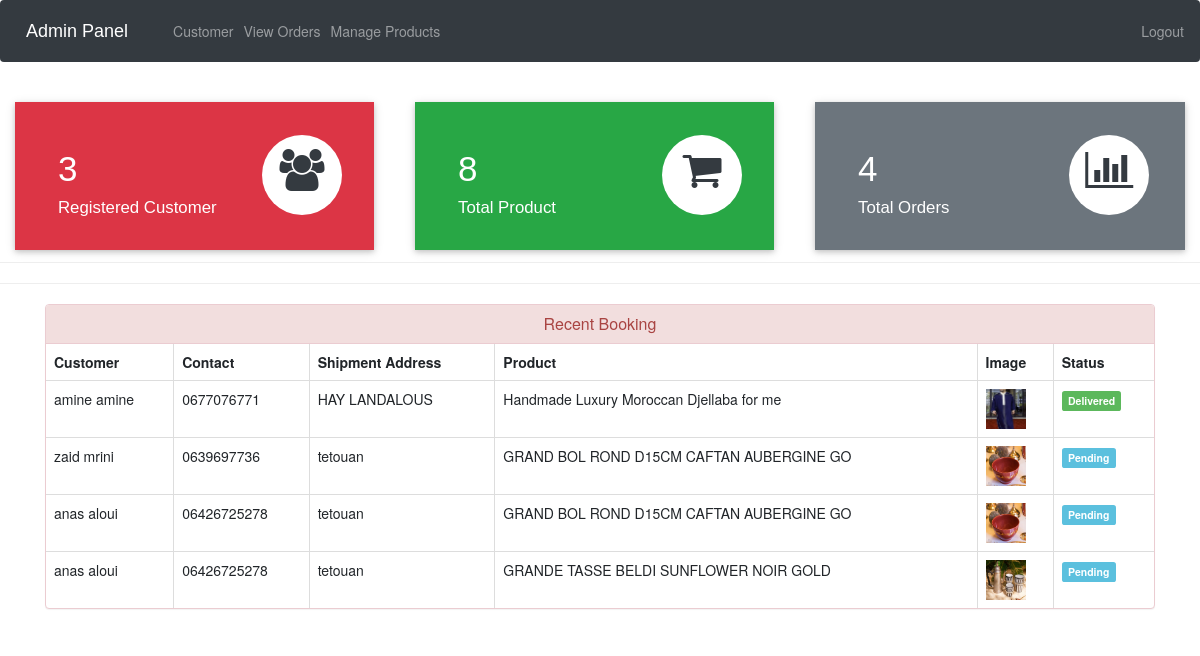
The app's page /admin-dashboard (signed in) with its own data.
### ecom/models.py (models this page shows, shortened)
class Customer(models.Model):
    user=models.OneToOneField(User,on_delete=models.CASCADE)
    profile_pic= models.ImageField(upload_to='profile_pic/CustomerProfilePic/',null=True,blank=True)
    address = models.CharField(max_length=40)
    mobile = models.CharField(max_length=20,null=False)
    @property
    def get_name(self):
        return self.user.first_name+" "+self.user.last_name

class Orders(models.Model):
    STATUS =(
        ('Pending','Pending'),
        ('Order Confirmed','Order Confirmed'),
        ('Out for Delivery','Out for Delivery'),
        ('Delivered','Delivered'),
    )
    customer=models.ForeignKey('Customer', on_delete=models.CASCADE,null=True)
    product=models.ForeignKey('Product',on_delete=models.CASCADE,null=True)
    email = models.CharField(max_length=50,null=True)
    address = models.CharField(max_length=500,null=True)
    mobile = models.CharField(max_length=20,null=True)
    order_date= models.DateField(auto_now_add=True,null=True)
    status=models.CharField(max_length=50,null=True,choices=STATUS)

class Product(models.Model):
    name=models.CharField(max_length=40)
    product_image= models.ImageField(upload_to='product_image/',null=True,blank=True)
    price = models.PositiveIntegerField()
    description=models.CharField(max_length=40)

### ecom/views.py (the view)
# urls.py: path('admin-dashboard', views.admin_dashboard_view,name='admin-dashboard'),
@login_required(login_url='adminlogin')
def admin_dashboard_view(request):
    customercount=models.Customer.objects.all().count()
    productcount=models.Product.objects.all().count()
    ordercount=models.Orders.objects.all().count()
    orders=models.Orders.objects.all()
    ordered_products=[]
    ordered_bys=[]
    for order in orders:
        ordered_product=models.Product.objects.all().filter(id=order.product.id)
        ordered_by=models.Customer.objects.all().filter(id = order.customer.id)
        ordered_products.append(ordered_product)
        ordered_bys.append(ordered_by)
    mydict={
    'customercount':customercount,
    'productcount':productcount,
    'ordercount':ordercount,
    'data':zip(ordered_products,ordered_bys,orders),
    }
    return render(request,'ecom/admin_dashboard.html',context=mydict)

### templates/ecom/admin_dashboard.html
{% extends 'ecom/admin_base.html' %}
{% load static %}
{% block content %}
<br>
{%include 'ecom/admin_dashboard_cards.html'%}
<br><br><br><br><br>
<hr><hr>
<div class="container" >
    <div class="panel panel-danger" >
      <div class="panel-heading" style="text-align:center;">
        <h6 class="panel-title">Recent Booking</h6>
      </div>
      <table class="table table-hover table-bordered" id="dev-table">
        <thead>
          <tr>
            <th>Customer</th>
            <th>Contact</th>
            <th>Shipment Address</th>
            <th>Product</th>
            <th>Image</th>
            <th>Status</th>
          </tr>
        </thead>
        {% for product,customer,order in data %}
        <tr>
          {% for c in customer %}
          <td> {{c.get_name}}</td>
          <td>{{c.mobile}}</td>
          <td>{{order.address}}</td>
          {% endfor %}
          {% for p in product %}
          <td> {{p.name}}</td>
          <td> <img src="{% static p.product_image.url %}" alt="Profile Pic" height="40px" width="40px" /></td>
          {% if order.status == 'Pending'%}
          <td> <span class="label label-info">{{order.status}}</span></td>
          {% elif order.status == 'Delivered' %}
          <td> <span class="label label-success">{{order.status}}</span></td>
          {% elif order.status == 'Out for Delivery' %}
          <td> <span class="label label-warning">{{order.status}}</span></td>
          {%else%}
            <td> <span class="label label-primary">{{order.status}}</span></td>
          {%endif%}
          {% endfor %}
        </tr>
        {% endfor %}
      </table>
  </div>
</div>
{% endblock content %}

### templates/ecom/admin_base.html (shortened to what this page needs)
<!DOCTYPE html>
{% load static %}
<html lang="en">
<head>
  <link rel="stylesheet" href="https://stackpath.bootstrapcdn.com/bootstrap/4.3.1/css/bootstrap.min.css">
  <link rel="stylesheet" href="https://maxcdn.bootstrapcdn.com/font-awesome/4.7.0/css/font-awesome.min.css">
</head>
<body>
  <div class="bs-example">
    <nav class="navbar navbar-expand-md navbar-dark fixed-top" style="background:#343A40;">
      <a href="/" class="navbar-brand">Admin Panel</a>
      <div class="collapse navbar-collapse justify-content-between" id="navbarCollapse">
        <div class="navbar-nav">
          <a href="/view-customer" class="nav-item nav-link">Customer</a>
          <a href="/admin-view-booking" class="nav-item nav-link">View Orders</a>
          <a href="/admin-products" class="nav-item nav-link">Manage Products</a>
        </div>
        <div class="navbar-nav navbar-right">
          <a href="/logout" class="nav-item nav-link"> Logout</a>
        </div>
      </div>
    </nav>
  </div>
  {% block content %}
  {% endblock content %}
<br><br><br><br><br><br><br><br>
</body>
</html>

### templates/ecom/admin_dashboard_cards.html (shortened to what this page needs)
<!DOCTYPE html>
<html lang="en" dir="ltr">
<head>
  <link rel="stylesheet" href="https://maxcdn.bootstrapcdn.com/bootstrap/3.4.1/css/bootstrap.min.css">
  <link rel="stylesheet" href="https://cdnjs.cloudflare.com/ajax/libs/font-awesome/4.7.0/css/font-awesome.min.css">
</head>
<body>
  <div class="market-updates">
    <div class="col-md-4 market-update-gd">
      <div class="market-update-block clr-block-1">
        <div class="col-md-8 market-update-left">
          <h3>{{customercount}}</h3>
          <h4>Registered Customer</h4>
        </div>
        <div class="col-md-4 market-update-right">
          <i class="fa fa-users"></i>
        </div>
        <div class="clearfix"> </div>
      </div>
    </div>
    <div class="col-md-4 market-update-gd">
      <div class="market-update-block clr-block-2">
        <div class="col-md-8 market-update-left">
          <h3>{{productcount}}</h3>
          <h4>Total Product</h4>
        </div>
        <div class="col-md-4 market-update-right">
          <i class="fa fa-shopping-cart"></i>
        </div>
        <div class="clearfix"> </div>
      </div>
    </div>
    <div class="col-md-4 market-update-gd">
      <div class="market-update-block clr-block-3">
        <div class="col-md-8 market-update-left">
          <h3>{{ordercount}}</h3>
          <h4>Total Orders</h4>
        </div>
        <div class="col-md-4 market-update-right">
          <i class="fa fa-bar-chart"> </i>
        </div>
        <div class="clearfix"> </div>
      </div>
    </div>
  </div>
  <br><br>
</body>
</html>

### templates/ecom/admin_base.html (style rules this page uses)
.bs-example { margin: 0px; }
.navbar-brand { font-size: 20px; font-family: sans-serif; }
.fa { font-size: 23px; width: 60px; text-align: center; text-decoration: none; margin: 5px 2px; border-radius: 50%; }

### templates/ecom/admin_dashboard_cards.html (style rules this page uses)
.market-update-block { padding: 2em 2em; background: #999; }
.market-update-block h3 { color: #fff; font-size: 2.5em; font-family: 'Carrois Gothic', sans-serif; }
.market-update-block h4 { font-size: 1.2em; color: #fff; margin: 0.3em 0em; font-family: 'Carrois Gothic', sans-serif; }
.market-update-block.clr-block-1 { background: #DC3545; margin-right: 0.8em; box-shadow: 0 2px 5px 0 rgba(0, 0, 0, 0.16), 0 2px 10px 0 rgba(0, 0, 0, 0.12); transition: 0.5s all; -webkit-transition: 0.5s all; -moz-transition: 0.5s all; -o-transition: 0.5s all; }
.market-update-block.clr-block-2 { background: #28A745; margin-right: 0.8em; box-shadow: 0 2px 5px 0 rgba(0, 0, 0, 0.16), 0 2px 10px 0 rgba(0, 0, 0, 0.12); transition: 0.5s all; -webkit-transition: 0.5s all; -moz-transition: 0.5s all; -o-transition: 0.5s all; }
.market-update-block.clr-block-3 { background: #6C757D; box-shadow: 0 2px 5px 0 rgba(0, 0, 0, 0.16), 0 2px 10px 0 rgba(0, 0, 0, 0.12); transition: 0.5s all; -webkit-transition: 0.5s all; -moz-transition: 0.5s all; -o-transition: 0.5s all; }
.market-update-right i.fa.fa-users { font-size: 3em; color: #343A40; width: 80px; height: 80px; background: #fff; text-align: center; border-radius: 49px; -webkit-border-radius: 49px; -moz-border-radius: 49px; -o-border-radius: 49px; line-height: 1.7em; }
.market-update-right i.fa.fa-shopping-cart { font-size: 3em; color: #343A40; width: 80px; height: 80px; background: #fff; text-align: center; border-radius: 49px; -webkit-border-radius: 49px; -moz-border-radius: 49px; -o-border-radius: 49px; line-height: 1.7em; }
.market-update-right i.fa.fa-bar-chart { font-size: 3em; color: #343A40; width: 80px; height: 80px; background: #fff; text-align: center; border-radius: 49px; -webkit-border-radius: 49px; -moz-border-radius: 49px; -o-border-radius: 49px; line-height: 1.7em; }
.market-update-left { padding: 0px; }

### records on screen
Orders: address "HAY LANDALOUS", status "Delivered"
Customer: get_name "amine amine", mobile "0677076771"
Product: name "Handmade Luxury Moroccan Djellaba for me", product_image (picture)
Orders: address "tetouan", status "Pending"
Customer: get_name "zaid mrini", mobile "0639697736"
Product: name "GRAND BOL ROND D15CM CAFTAN AUBERGINE GO", product_image (picture)
Orders: address "tetouan", status "Pending"
Customer: get_name "anas aloui", mobile "06426725278"
Orders: address "tetouan", status "Pending"
Product: name "GRANDE TASSE BELDI SUNFLOWER NOIR GOLD", product_image (picture)

### other values on screen
{{ customercount }} "3"
{{ productcount }} "8"
{{ ordercount }} "4"
